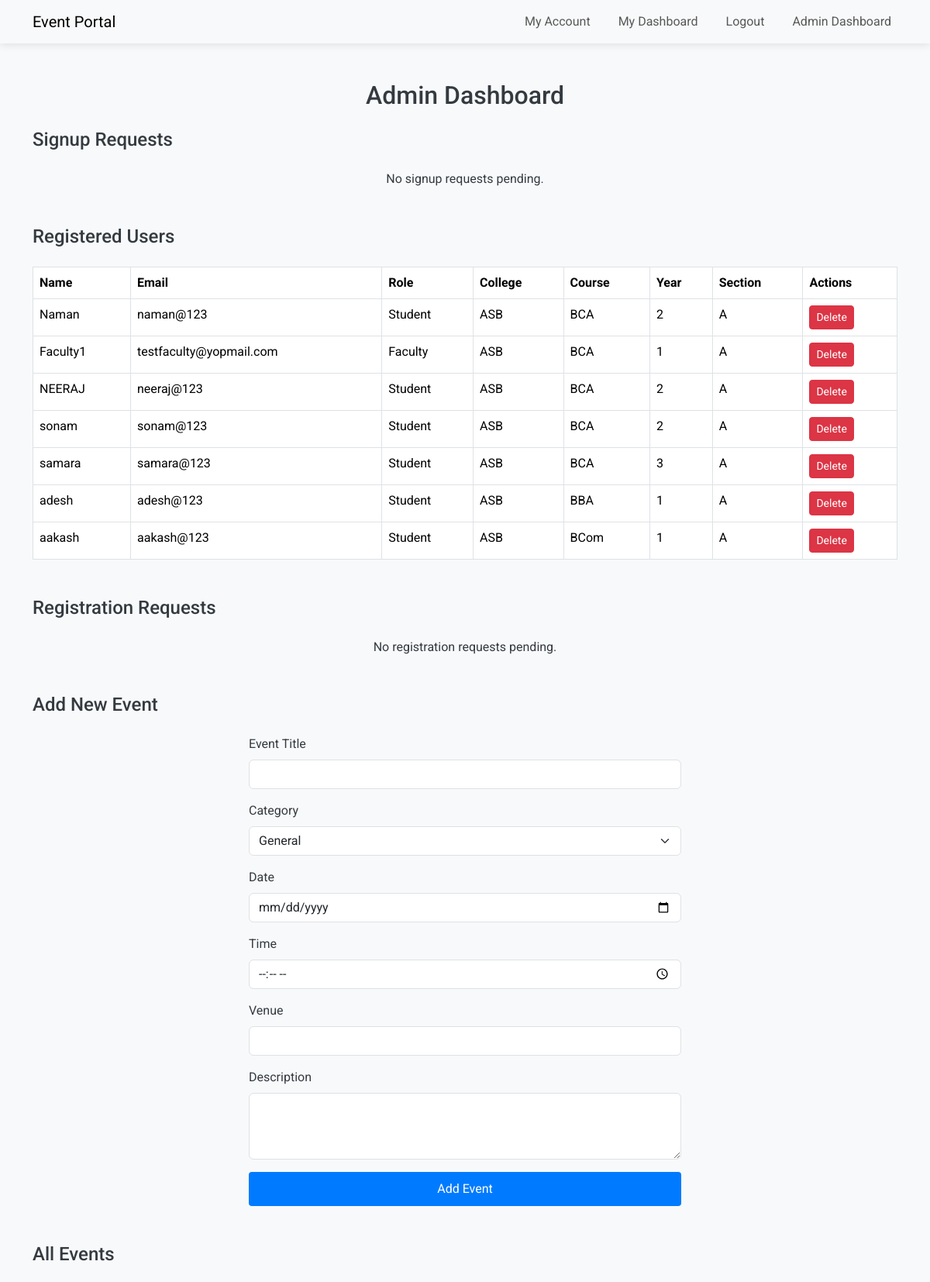
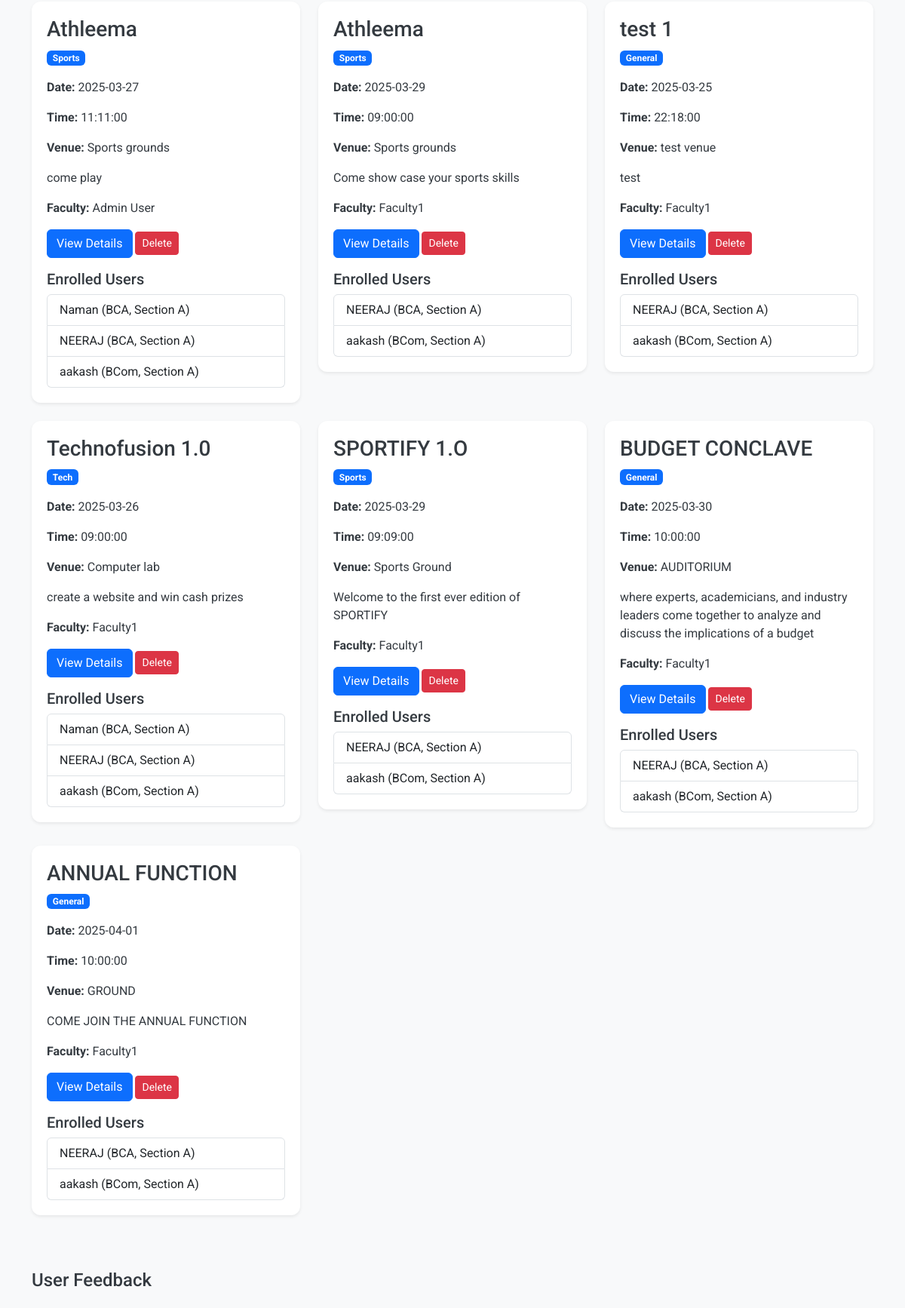
/admin.php (signed in, upper part), run on the app's committed database (2 pictures, top to bottom).
### tables this page shows
CREATE TABLE `users` (
  `id` int(11) NOT NULL,
  `name` varchar(255) NOT NULL,
  `email` varchar(255) NOT NULL,
  `password` varchar(255) NOT NULL,
  `role` enum('Admin','Student','Faculty') NOT NULL,
  `college` varchar(50) DEFAULT NULL,
  `course` varchar(50) DEFAULT NULL,
  `year` int(11) DEFAULT NULL,
  `section` varchar(10) DEFAULT NULL,
  `created_at` timestamp NOT NULL DEFAULT current_timestamp()
);

CREATE TABLE `events` (
  `id` int(11) NOT NULL,
  `title` varchar(255) NOT NULL,
  `category` varchar(50) DEFAULT NULL,
  `date` date NOT NULL,
  `time` time NOT NULL,
  `venue` varchar(255) NOT NULL,
  `description` text DEFAULT NULL,
  `image` varchar(255) DEFAULT NULL,
  `created_by` int(11) DEFAULT NULL
);

### admin.php (the view, shortened to what this page needs)
<?php
include 'db.php';
$stmt = $conn->prepare("SELECT * FROM signup_requests WHERE status = 'Pending'");
$stmt->execute();
$result = $stmt->get_result();
$signup_requests = $result->fetch_all(MYSQLI_ASSOC);
$result = $conn->query("SELECT e.*, u.name AS faculty_name FROM events e LEFT JOIN users u ON e.created_by = u.id");
$events = $result->fetch_all(MYSQLI_ASSOC);
$enrolled_users = [];
foreach ($events as $event) {
    $stmt = $conn->prepare("
        SELECT u.id, u.name, u.role, u.college, u.course, u.year, u.section
        FROM users u
        JOIN registrations r ON u.id = r.user_id
        WHERE r.event_id = ? AND r.status = 'Approved'
    ");
    $stmt->bind_param("i", $event['id']);
    $stmt->execute();
    $result = $stmt->get_result();
    $enrolled_users[$event['id']] = $result->fetch_all(MYSQLI_ASSOC);
}
$stmt = $conn->prepare("SELECT * FROM users WHERE role IN ('Student', 'Faculty') AND id != ?");
$stmt->bind_param("i", $_SESSION['user_id']);
$stmt->execute();
$result = $stmt->get_result();
$registered_users = $result->fetch_all(MYSQLI_ASSOC);
?>
<!DOCTYPE html>
<html lang="en">
<head>
    <link href="https://cdn.jsdelivr.net/npm/bootstrap@5.3.3/dist/css/bootstrap.min.css" rel="stylesheet">
    <link rel="stylesheet" href="./css/styles.css">
</head>
<body>
    <nav class="navbar navbar-expand-lg navbar-light bg-light sticky-top">
        <div class="container">
            <a class="navbar-brand" href="index.php">Event Portal</a>
            <div class="collapse navbar-collapse" id="navbarNav">
                <ul class="navbar-nav ms-auto">
                    <li class="nav-item"><a class="nav-link" href="my_account.php">My Account</a></li>
                    <li class="nav-item"><a class="nav-link" href="dashboard.php">My Dashboard</a></li>
                    <li class="nav-item"><a class="nav-link" href="logout.php">Logout</a></li>
                    <li class="nav-item"><a class="nav-link" href="admin.php">Admin Dashboard</a></li>
                </ul>
            </div>
        </div>
    </nav>
    <main class="container my-5">
        <h2 class="text-center mb-4">Admin Dashboard</h2>
        <h4 class="mb-4">Signup Requests</h4>
        <?php if (empty($signup_requests)): ?>
            <p class="text-center">No signup requests pending.</p>
        <?php endif; ?>
        <h4 class="mb-4 mt-5">Registered Users</h4>
        <?php if (empty($registered_users)): ?>
            <p class="text-center">No registered users found.</p>
        <?php else: ?>
            <table class="table table-bordered mt-3">
                <thead>
                    <tr>
                        <th>Name</th>
                        <th>Email</th>
                        <th>Role</th>
                        <th>College</th>
                        <th>Course</th>
                        <th>Year</th>
                        <th>Section</th>
                        <th>Actions</th>
                    </tr>
                </thead>
                <tbody>
                    <?php foreach ($registered_users as $user): ?>
                        <tr>
                            <td><?php echo htmlspecialchars($user['name']); ?></td>
                            <td><?php echo htmlspecialchars($user['email']); ?></td>
                            <td><?php echo htmlspecialchars($user['role']); ?></td>
                            <td><?php echo htmlspecialchars($user['college']); ?></td>
                            <td><?php echo htmlspecialchars($user['course']); ?></td>
                            <td><?php echo htmlspecialchars($user['year']); ?></td>
                            <td><?php echo htmlspecialchars($user['section']); ?></td>
                            <td>
                                <a href="admin.php?delete_user=<?php echo $user['id']; ?>" class="btn btn-danger btn-sm" onclick="return confirm('Are you sure you want to delete this user? This will also delete all their associated data (events, registrations, feedback).')">Delete</a>
                            </td>
                        </tr>
                    <?php endforeach; ?>
                </tbody>
            </table>
        <?php endif; ?>
        <h4 class="mb-4 mt-5">Registration Requests</h4>
        <?php $has_requests = false; ?>
        <?php if (!$has_requests): ?>
            <p class="text-center">No registration requests pending.</p>
        <?php endif; ?>
        <h4 class="mb-4 mt-5">Add New Event</h4>
        <form method="POST" class="col-md-6 mx-auto mb-5">
            <div class="mb-3">
                <label for="title" class="form-label">Event Title</label>
                <input type="text" class="form-control" id="title" name="title" required>
            </div>
            <div class="mb-3">
                <label for="category" class="form-label">Category</label>
                <select class="form-select" id="category" name="category">
                    <option value="">General</option>
                </select>
            </div>
            <div class="mb-3">
                <label for="date" class="form-label">Date</label>
                <input type="date" class="form-control" id="date" name="date" required>
            </div>
            <div class="mb-3">
                <label for="time" class="form-label">Time</label>
                <input type="time" class="form-control" id="time" name="time" required>
            </div>
            <div class="mb-3">
                <label for="venue" class="form-label">Venue</label>
                <input type="text" class="form-control" id="venue" name="venue" required>
            </div>
            <div class="mb-3">
                <label for="description" class="form-label">Description</label>
                <textarea class="form-control" id="description" name="description" rows="3" required></textarea>
            </div>
            <button type="submit" class="btn btn-primary">Add Event</button>
        </form>
        <h4 class="mb-4">All Events</h4>
        <?php if (empty($events)): ?>
            <p class="text-center">No events found.</p>
        <?php else: ?>
            <div class="row">
                <?php foreach ($events as $event): ?>
                    <div class="col-md-4 mb-4">
                        <div class="event-card shadow-sm">
                            <div class="card-body">
                                <h3><?php echo htmlspecialchars($event['title']); ?></h3>
                                <p><span class="badge bg-primary"><?php echo htmlspecialchars($event['category'] ?: 'General'); ?></span></p>
                                <p><strong>Date:</strong> <?php echo htmlspecialchars($event['date']); ?></p>
                                <p><strong>Time:</strong> <?php echo htmlspecialchars($event['time']); ?></p>
                                <p><strong>Venue:</strong> <?php echo htmlspecialchars($event['venue']); ?></p>
                                <p><?php echo htmlspecialchars($event['description']); ?></p>
                                <?php if ($event['created_by']): ?>
                                    <p><strong>Faculty:</strong> <?php echo htmlspecialchars($event['faculty_name']); ?></p>
                                <?php endif; ?>
                                <a href="event.php?id=<?php echo $event['id']; ?>" class="btn btn-primary">View Details</a>
                                <a href="admin.php?delete=<?php echo $event['id']; ?>" class="btn btn-danger btn-sm" onclick="return confirm('Are you sure you want to delete this event?')">Delete</a>
                                <h5 class="mt-3">Enrolled Users</h5>
                                <?php if (empty($enrolled_users[$event['id']])): ?>
                                    <p>No users enrolled.</p>
                                <?php else: ?>
                                    <ul class="list-group">
                                        <?php foreach ($enrolled_users[$event['id']] as $user): ?>
                                            <li class="list-group-item">
                                                <?php echo htmlspecialchars($user['name']); ?> (<?php echo htmlspecialchars($user['course']); ?>, Section <?php echo htmlspecialchars($user['section']); ?>)
                                            </li>
                                        <?php endforeach; ?>
                                    </ul>
                                <?php endif; ?>
                            </div>
                        </div>
                    </div>
                <?php endforeach; ?>
            </div>
        <?php endif; ?>
        <h4 class="mb-4 mt-5">User Feedback</h4>
    </main>
</body>
</html>

### css/styles.css (style rules this page uses)
body { font-family: 'Roboto', 'Arial', sans-serif; background: #f8f9fa; color: #343a40; margin: 0; padding: 0; }
button[type="submit"] { background-color: #007bff; color: #fff; padding: 10px 20px; border: none; border-radius: 4px; cursor: pointer; font-size: 16px; }
nav { display: flex; justify-content: space-between; align-items: center; background: #000000; color: white; padding: 15px 50px; box-shadow: 0 2px 10px rgba(0, 0, 0, 0.1); }
nav ul { list-style: none; margin: 0; padding: 0; display: flex; }
nav ul li { margin-left: 20px; }
nav ul li a { text-decoration: none; color: white; font-size: 16px; transition: color 0.3s; }
.event-card { background: white; padding: 20px; border-radius: 12px; box-shadow: 0 4px 10px rgba(0, 0, 0, 0.2); }
button { width: 100%; padding: 12px; background: #343a40; color: white; font-size: 18px; border: none; border-radius: 5px; cursor: pointer; transition: 0.3s; }
table { width: 100%; border-collapse: collapse; }
th, td { padding: 10px; border-bottom: 1px solid #ddd; }

### data on the page
users: name "Naman", email "naman@123", role "Student", college "ASB", course "BCA", year "2", section "A"
users: name "Faculty1", email "testfaculty@yopmail.com", role "Faculty", college "ASB", course "BCA", year "1", section "A"
users: name "NEERAJ", email "neeraj@123", role "Student", college "ASB", course "BCA", year "2", section "A"
users: name "sonam", email "sonam@123", role "Student", college "ASB", course "BCA", year "2", section "A"
users: name "samara", email "samara@123", role "Student", college "ASB", course "BCA", year "3", section "A"
users: name "adesh", email "adesh@123", role "Student", college "ASB", course "BBA", year "1", section "A"
users: name "aakash", email "aakash@123", role "Student", college "ASB", course "BCom", year "1", section "A"
events: title "Athleema", category "Sports", date "2025-03-27", time "11:11:00", venue "Sports grounds", description "come play", created_by.name "Admin User"
events: title "Athleema", category "Sports", date "2025-03-29", time "09:00:00", venue "Sports grounds", description "Come show case your sports skills", created_by.name "Faculty1"
events: title "test 1", category "General", date "2025-03-25", time "22:18:00", venue "test venue", description "test", created_by.name "Faculty1"
events: title "Technofusion 1.0", category "Tech", date "2025-03-26", time "09:00:00", venue "Computer lab", description "create a website and win cash prizes", created_by.name "Faculty1"
events: title "SPORTIFY 1.O", category "Sports", date "2025-03-29", time "09:09:00", venue "Sports Ground", description "Welcome to the first ever edition of SPORTIFY", created_by.name "Faculty1"
events: title "BUDGET CONCLAVE", category "General", date "2025-03-30", time "10:00:00", venue "AUDITORIUM", description "where experts, academicians, and industry leaders come together to analyze and discuss the implications of a budget", created_by.name "Faculty1"
events: title "ANNUAL FUNCTION", category "General", date "2025-04-01", time "10:00:00", venue "GROUND", description "COME JOIN THE ANNUAL FUNCTION", created_by.name "Faculty1"
